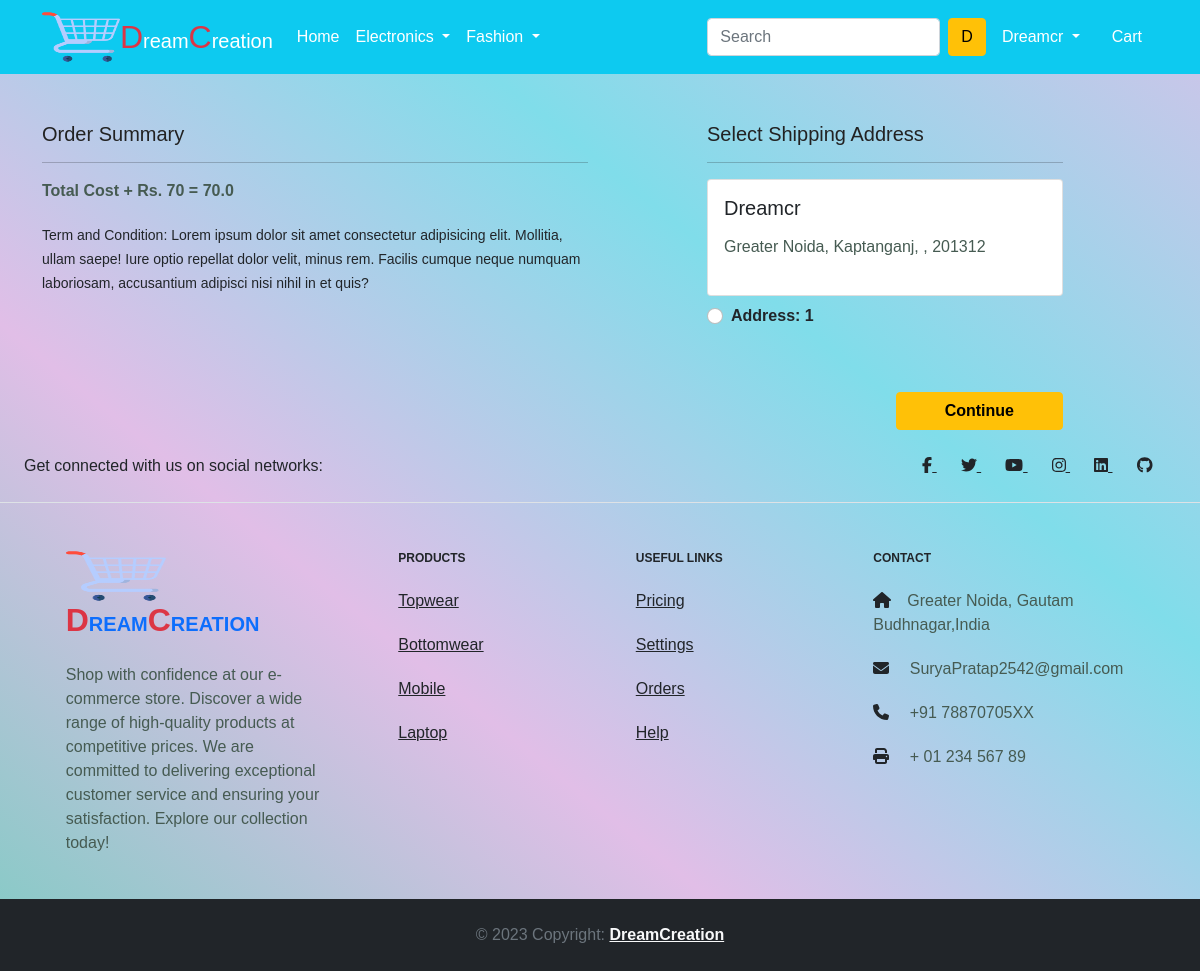
The page /checkout/ (signed in) on the database as committed earlier.
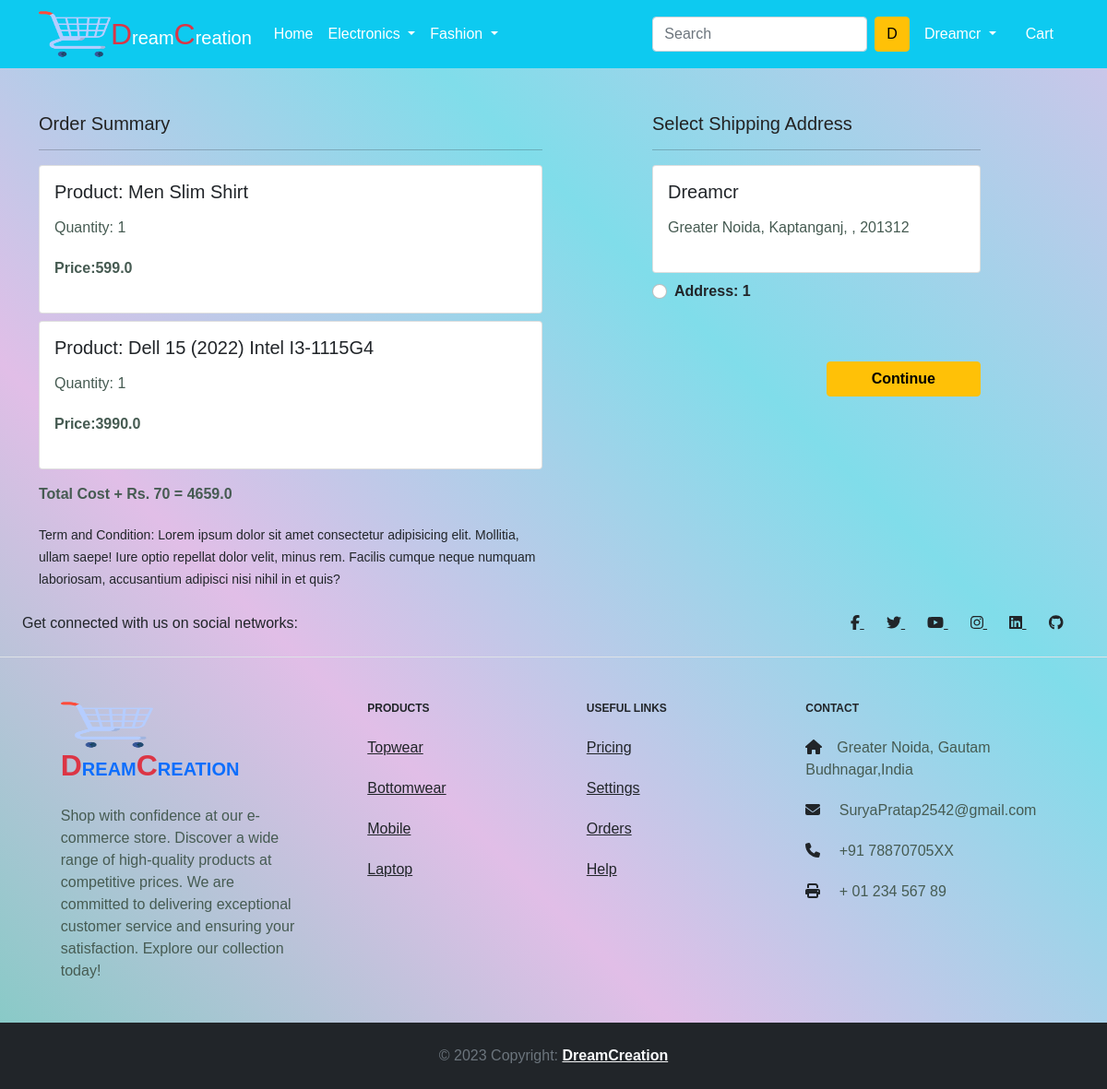
The same page on the database as committed later.
### app/models.py (models this page shows, shortened)
class Customer(models.Model):
    user=models.ForeignKey(User,on_delete=models.CASCADE)
    name=models.CharField(max_length=200)
    locality=models.CharField(max_length=200)
    city=models.CharField(max_length=50)
    zipcode=models.IntegerField()
    state=models.CharField(choices=STATE_CHOICES,max_length=50)

class Cart(models.Model):
    user=models.ForeignKey(User,on_delete=models.CASCADE)
    product=models.ForeignKey(Product,on_delete=models.CASCADE)
    quantity=models.PositiveIntegerField(default=1)
    @property
    def total_cost(self):
        return self.quantity * self.product.discounted_price

class Product(models.Model):
    title=models.CharField(max_length=100)
    selling_price=models.FloatField()
    discounted_price=models.FloatField()
    description=models.TextField()
    brand=models.CharField(max_length=100)
    category=models.CharField(choices=CATEGORY_CHOICES,max_length=2)
    product_image=models.ImageField(upload_to='productimg')

### app/views.py (the view)
# urls.py: path('checkout/', views.checkout, name='checkout'),
@login_required
def checkout(request):
    user=request.user
    add = Customer.objects.filter(user=user)
    cart_items = Cart.objects.filter(user=user)
    amount=0.0
    shipping_amount=70.0
    totalamount=0.0
    cart_product = [p for p in Cart.objects.all() if p.user == request.user ]
    for p in cart_product:
        tempamount = (p.quantity*p.product.discounted_price)
        amount+=tempamount
    totalamount= amount+shipping_amount
    return render(request, 'app/checkout.html',{'add':add,'totalamount':totalamount,'cart_items':cart_items})

### app/templates/app/checkout.html (shortened to what this page needs)
{% extends 'app/base.html' %}
{% load static %}
{% block main-content %}
<div class="container">
  <div class="row mt-5">
    <div class="col-sm-6">
      <h4>Order Summary</h4>
      <hr>
      {% for item in cart_items %}
      <div class="card mb-2">
        <div class="card-body">
          <h5>Product: {{item.product.title}}</h5>
          <p>Quantity: {{item.quantity}}</p>
          <p class="fw-bold">Price:{{item.total_cost}}</p>
        </div>
      </div>
      {% endfor %}
      <p class="fw-bold">Total Cost + Rs. 70 = {{totalamount}}</p>
      <small>Term and Condition: Lorem ipsum dolor sit amet consectetur adipisicing elit. Mollitia, ullam saepe! Iure
        optio repellat dolor velit, minus rem. Facilis cumque neque numquam laboriosam, accusantium adipisci nisi nihil
        in et quis?</small>
    </div>
    <div class="col-sm-4 offset-sm-1">
      <h4>Select Shipping Address</h4>
      <hr>
      <form action="/paymentdone">
        {% for ad in add%}
        <div class="card">
          <div class="card-body">
            <h5>{{ad.name}}</h5>
            <p>{{ad.locality}}, {{ad.city}}, {{as.state}} , {{ad.zipcode}}</p>
          </div>
        </div>
        <div class="form-check mt-2 mb-5">
          <input class="form-check-input" type="radio" name= "custid" id="custadd{{forloop.counter}}" value="{{ad.id}}">
          <label class="form-check-label fw-bold" for="custadd{{forloop.counter}}">
            Address: {{forloop.counter}} </label>
        </div>
        {% endfor %}
        <div class="text-end">
          <button type="submit" class="btn btn-warning mt-3 px-5 fw-bold">Continue</button>
        </div>
      </form>
    </div>
  </div>
</div>
{% endblock main-content %}

Rows that differ between the two databases and show on the page:
added Cart: product "Men Slim Shirt", quantity "1", total_cost "599.0"
added Cart: product "Dell 15 (2022) Intel I3-1115G4", quantity "1", total_cost "3990.0"
Other text that changed with them:
{{ totalamount }}: "70.0" → "4659.0"
